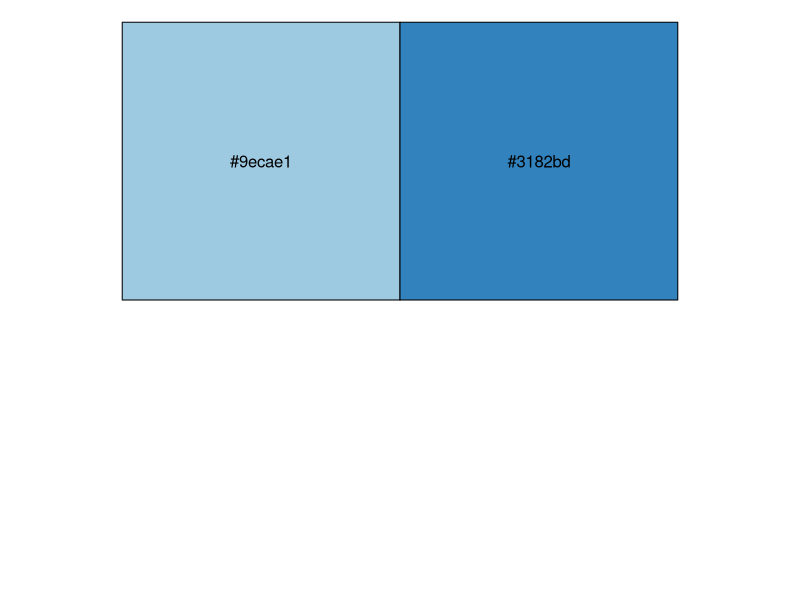
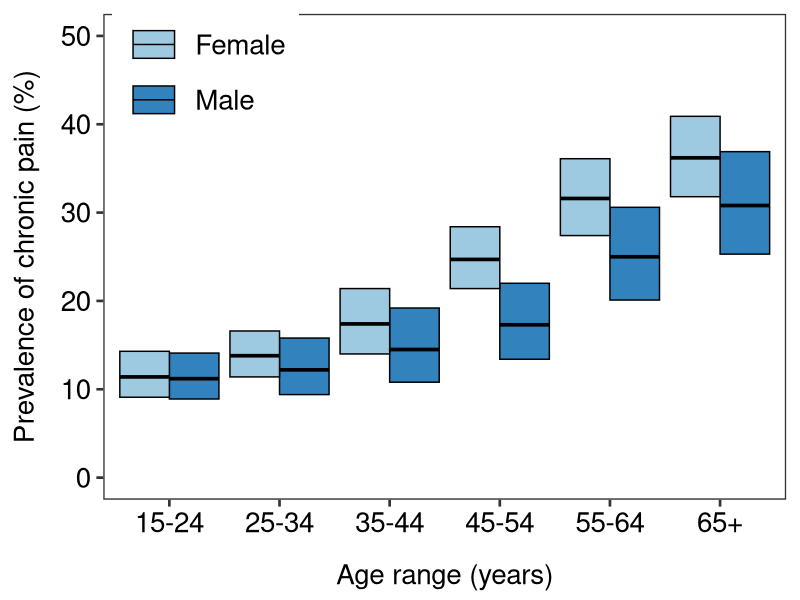
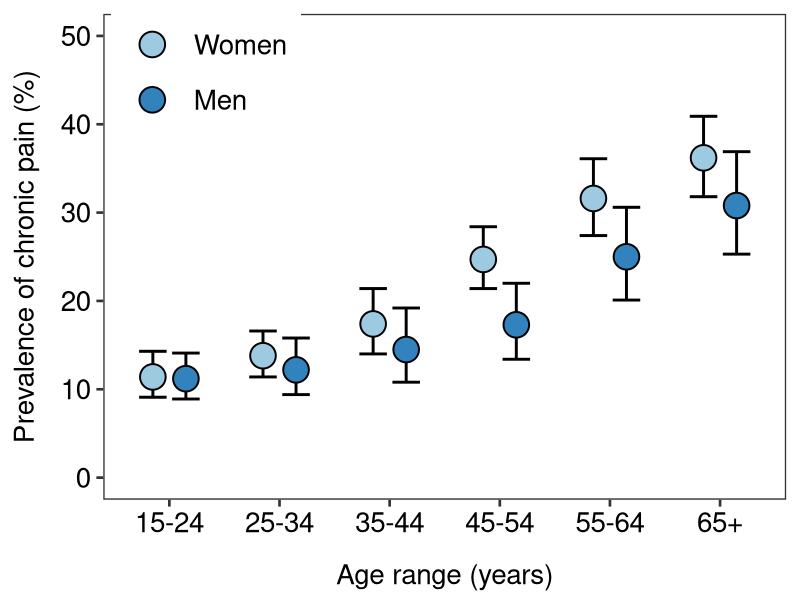

Recreate these plots in R, in order.
############################################################
#                                                          #
#                        Sex vs age                        #
#                                                          #
############################################################

# Load packages
library(tidyverse)
library(magrittr)

# Palettes
pal_za <- c('#9ecae1', '#3182bd')
scales::show_col(pal_za)

# Load data
data <- read_csv('data/age-sex.csv')

# Glimpse
glimpse(data)

# Plot - crossbar
pp <- ggplot(data = data) +
    aes(x = age,
        y = estimate_chronic,
        ymin = ci.low_chronic,
        ymax = ci.high_chronic,
        fill = sex,
        colour = sex) +
    geom_crossbar(position = position_dodge(),
                  colour = '#000000') +
    labs(x = 'Age range (years)',
         y = 'Prevalence of chronic pain (%)') +
    scale_y_continuous(limits = c(0, 50)) +
    scale_fill_manual(values = pal_za,
                      labels = c('Female', 'Male')) +
    theme_bw(base_size = 20) +
    theme(legend.position = c(0.15, 0.88),
          legend.title = element_blank(),
          legend.text = element_text(size = 20),
          legend.key.size = unit(40, "pt"),
          panel.grid = element_blank(),
          axis.title.y = element_text(margin = margin(r = 1,
                                                      unit = 'lines')),
          axis.title.x = element_text(margin = margin(t = 1,
                                                      unit = 'lines')),
          axis.text.y = element_text(colour = '#000000',
                                     size = 20),
          axis.text.x = element_text(colour = '#000000',
                                     size = 20))

# Save
ggsave(filename = 'figures/age-sex-xbar.png',
       plot = pp,
       height = 8,
       width = 8)

# Plot - pointrange
pp <- ggplot(data = data) +
    aes(x = age,
        y = estimate_chronic,
        ymin = ci.low_chronic,
        ymax = ci.high_chronic,
        fill = sex,
        colour = sex) +
    geom_errorbar(position = position_dodge(width = 0.6),
                  size = 1,
                  width = 0.5,
                  colour = '#000000') +
    geom_point(position = position_dodge(width = 0.6),
               size = 8,
               shape = 21,
               stroke = 1,
               colour = '#000000') +
    labs(x = 'Age range (years)',
         y = 'Prevalence of chronic pain (%)') +
    scale_y_continuous(limits = c(0, 50)) +
    scale_fill_manual(values = pal_za,
                      labels = c('Women', 'Men')) +
    scale_colour_manual(values = pal_za,
                        labels = c('Women', 'Men')) +
    theme_bw(base_size = 20) +
    theme(legend.position = c(0.15, 0.88),
          legend.title = element_blank(),
          legend.text = element_text(size = 20),
          legend.key.size = unit(40, "pt"),
          panel.grid = element_blank(),
          axis.title.y = element_text(margin = margin(r = 1,
                                                      unit = 'lines')),
          axis.title.x = element_text(margin = margin(t = 1,
                                                      unit = 'lines')),
          axis.text.y = element_text(colour = '#000000',
                                     size = 20),
          axis.text.x = element_text(colour = '#000000',
                                     size = 20))

# Save
ggsave(filename = 'figures/figure-1-age-sex.png',
       plot = pp,
       height = 8.5,
       width = 9.5)

